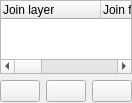
             <widget class="QWidget" name="scrollAreaWidgetContents_7">
              <property name="geometry">
               <rect>
                <x>0</x>
                <y>0</y>
                <width>104</width>
                <height>103</height>
               </rect>
              </property>
              <layout class="QVBoxLayout" name="verticalLayout_23">
               <property name="leftMargin">
                <number>0</number>
               </property>
               <property name="topMargin">
                <number>0</number>
               </property>
               <property name="rightMargin">
                <number>0</number>
               </property>
               <property name="bottomMargin">
                <number>0</number>
               </property>
               <item>
                <widget class="QTreeWidget" name="mJoinTreeWidget">
                 <property name="columnCount">
                  <number>6</number>
                 </property>
                 <column>
                  <property name="text">
                   <string>Join layer</string>
                  </property>
                 </column>
                 <column>
                  <property name="text">
                   <string>Join field</string>
                  </property>
                 </column>
                 <column>
                  <property name="text">
                   <string>Target field</string>
                  </property>
                 </column>
                 <column>
                  <property name="text">
                   <string>Memory cache</string>
                  </property>
                 </column>
                 <column>
                  <property name="text">
                   <string>Prefix</string>
                  </property>
                 </column>
                 <column>
                  <property name="text">
                   <string>Joined fields</string>
                  </property>
                 </column>
                </widget>
               </item>
               <item>
                <layout class="QHBoxLayout" name="horizontalLayout">
                 <item>
                  <widget class="QPushButton" name="mButtonAddJoin">
                   <property name="text">
                    <string/>
                   </property>
                   <property name="icon">
                    <iconset>
                     <normaloff>:/images/themes/default/symbologyAdd.svg</normaloff>:/images/themes/default/symbologyAdd.svg</iconset>
                   </property>
                  </widget>
                 </item>
                 <item>
                  <widget class="QPushButton" name="mButtonRemoveJoin">
                   <property name="text">
                    <string/>
                   </property>
                   <property name="icon">
                    <iconset>
                     <normaloff>:/images/themes/default/symbologyRemove.svg</normaloff>:/images/themes/default/symbologyRemove.svg</iconset>
                   </property>
                  </widget>
                 </item>
                 <item>
                  <widget class="QPushButton" name="mButtonEditJoin">
                   <property name="text">
                    <string/>
                   </property>
                   <property name="icon">
                    <iconset>
                     <normaloff>:/images/themes/default/mActionToggleEditing.png</normaloff>:/images/themes/default/mActionToggleEditing.png</iconset>
                   </property>
                  </widget>
                 </item>
                 <item>
                  <spacer name="horizontalSpacer">
                   <property name="orientation">
                    <enum>Qt::Horizontal</enum>
                   </property>
                   <property name="sizeHint" stdset="0">
                    <size>
                     <width>0</width>
                     <height>23</height>
                    </size>
                   </property>
                  </spacer>
                 </item>
                </layout>
               </item>
              </layout>
             </widget>
